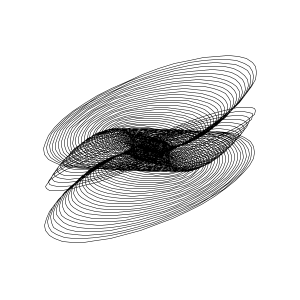
Frame 1 (no input)
Frame 60 (the mouse pressed at the canvas centre just before this capture): identical to frame 1, image omitted
Frame 120 (the mouse held since frame 60 and released just before this capture): identical to frame 1, image omitted

The Processing sketch that drew this single still picture (run headless with seeded random() and noise(); from frame 60 on, the mouse is pressed at the canvas centre):

// Processing sketch: harmonograph
// ── harmonograph.pde
//Sketch "Hello Harmonograph" by Tiago Martins for SPECIES Summer School 2023.
//Parameters adjusted for EvoProteus.

float __p1 = 0.317; //min:0 max:1
float __p2 = 0.275; //min:0 max:1
float __p3 = 0.018; //min:0 max:1
float __p4 = 0.213; //min:0 max:1
float __p5 = 0.110; //min:0 max:1
float __p6 = 0.406; //min:0 max:1
float __p7 = 0.555; //min:0 max:1
float __p8 = 0.095; //min:0 max:1
float __p9 = 0.448; //min:0 max:1
float __p10 = 0.512; //min:0 max:1
float __p11 = 0.156; //min:0 max:1
float __p12 = 0.472; //min:0 max:1
float __p13 = 0.080; //min:0 max:1
float __p14 = 0.037; //min:0 max:1
float __p15 = 0.597; //min:0 max:1
float __p16 = 0.448; //min:0 max:1
float __p17 = 0.723; //min:0 max:1
float __p18 = 0.249; //min:0 max:1
float __p19 = 0.598; //min:0 max:1
float __p20 = 0.824; //min:0 max:1



void setup() {

  size(300, 300);
  smooth(8);
  background(255);


  // Array with the normalised values of the harmonograph parameters
  // All values in this array are in the range [0, 1].
  float[] params = {__p1, __p2, __p3, __p4, __p5, __p6, __p7, __p8, __p9, __p10,
    __p11, __p12, __p13, __p14, __p15, __p16, __p17, __p18, __p19, __p20};

  // Individual variables for the harmonograph parameters.
  // The values of the parameters are now in different ranges.
  float a1 = width * (0.15 + 0.1 * params[0]); // amplitude 1
  float a2 = width * (0.15 + 0.1 * params[1]); // amplitude 2
  float a3 = height * (0.15 + 0.1 * params[2]); // amplitude 3
  float a4 = height * (0.15 + 0.1 * params[3]); // amplitude 4
  float v1 = -0.02 + 0.04 * params[4]; // frequency variation 1
  float v2 = -0.02 + 0.04 * params[5]; // frequency variation 2
  float v3 = -0.02 + 0.04 * params[6]; // frequency variation 3
  float v4 = -0.02 + 0.04 * params[7]; // frequency variation 4
  float f1 = v1 + 1 + int(5 * params[8]); // frequency 1
  float f2 = v2 + 1 + int(5 * params[9]); // frequency 2
  float f3 = v3 + 1 + int(5 * params[10]); // frequency 3
  float f4 = v4 + 1 + int(5 * params[11]); // frequency 4
  float ph1 = TWO_PI * params[12]; // phase 1
  float ph2 = TWO_PI * params[13]; // phase 2
  float ph3 = TWO_PI * params[14]; // phase 3
  float ph4 = TWO_PI * params[15]; // phase 4
  float d1 = 0.01 * params[16]; // damping 1
  float d2 = 0.01 * params[17]; // damping 2
  float d3 = 0.01 * params[18]; // damping 3
  float d4 = 0.01 * params[19]; // damping 4

  float time_max = 300; // max time (length of the line)
  float time_step = 0.05; // time increment (distance between line vertexes)

  // Draw the harmonograph at the centre of the window
  noFill();
  strokeWeight(0.5);
  stroke(255, 90, 10);
  stroke(0);
  translate(width / 2, height / 2);

  beginShape(); // start drawing the line
  for (float t = 0; t< time_max; t += time_step) {
    float x = a1 * sin(t * f1 + ph1) * exp(-d1 * t) + a2 * sin(t * f2 + ph2) * exp(-d2 * t);
    float y = a3 * sin(t * f3 + ph3) * exp(-d3 * t) + a4 * sin(t * f4 + ph4) * exp(-d4 * t);
    vertex(x, y); // add new vertex to the line
  }
  endShape(); // stop drawing the line
}

void draw() {
  /**/
}
